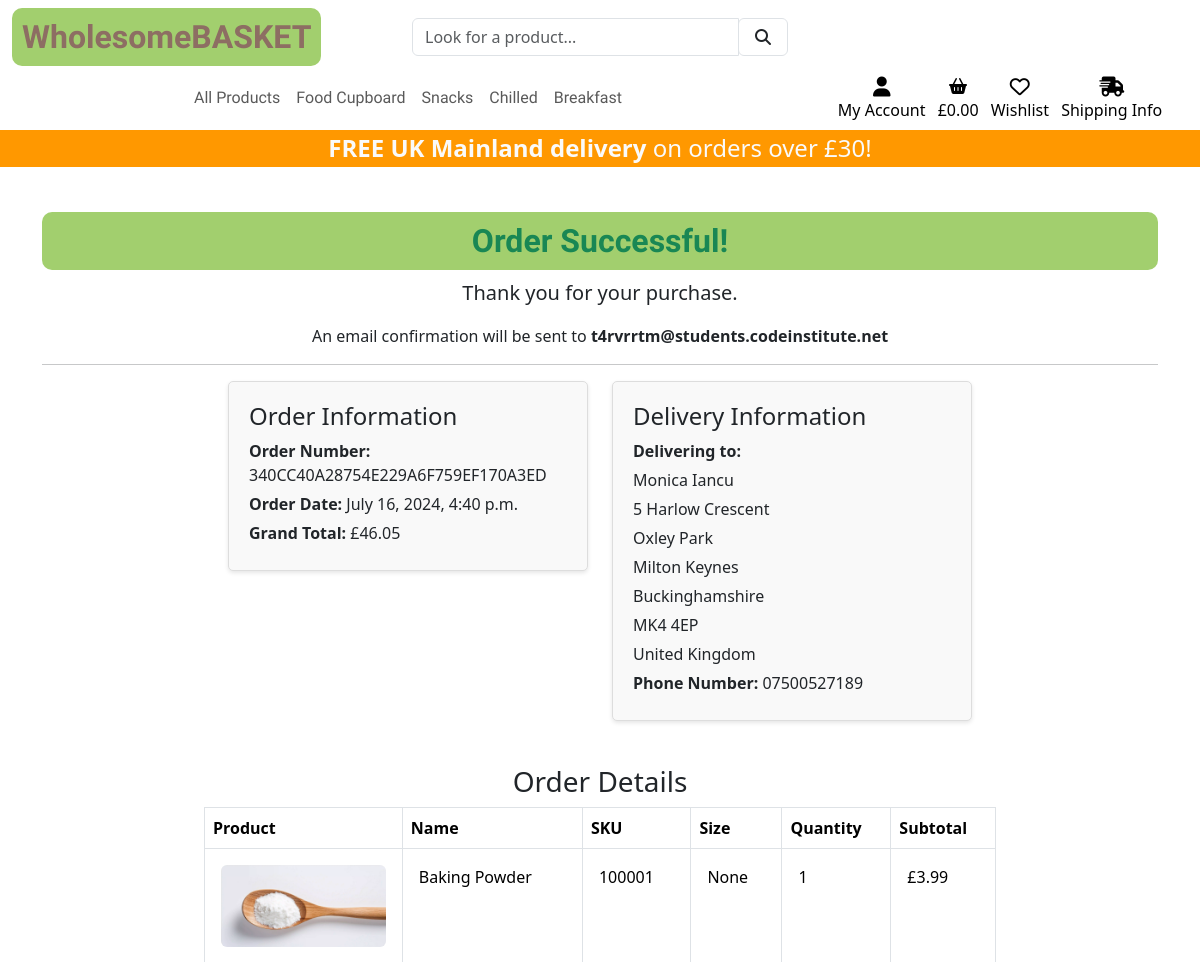
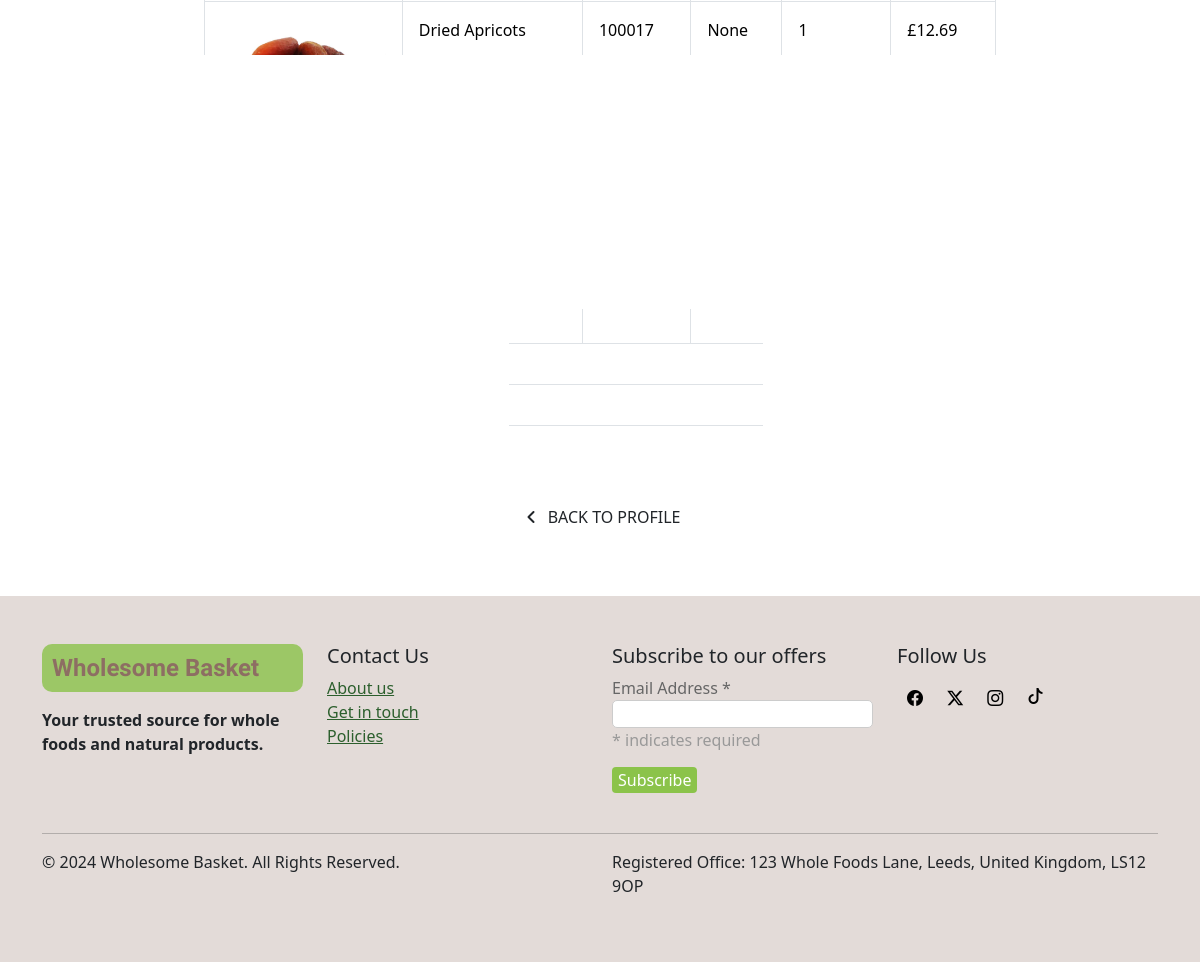
Screenshot of /profile/order_history/340CC40A28754E229A6F759EF170A3ED (signed in) with the database file from the repository (2 pictures, top to bottom).
### checkout/models.py (models this page shows, shortened)
class Order(models.Model):
    order_number = models.CharField(max_length=32, null=False, editable=False)
    user_profile = models.ForeignKey(UserProfile, on_delete=models.SET_NULL,
                                     null=True, blank=True, related_name='orders')
    full_name = models.CharField(max_length=50, null=False, blank=False)
    email = models.EmailField(max_length=254, null=False, blank=False)
    phone_number = models.CharField(max_length=20, null=False, blank=False)
    country = CountryField(blank_label='Country *', null=False, blank=False)
    postcode = models.CharField(max_length=20, null=True, blank=True)
    town_or_city = models.CharField(max_length=40, null=False, blank=False)
    street_address1 = models.CharField(max_length=80, null=False, blank=False)
    street_address2 = models.CharField(max_length=80, null=True, blank=True)
    county = models.CharField(max_length=80, null=True, blank=True)
    date = models.DateTimeField(auto_now_add=True)
    shipping_cost = models.DecimalField(max_digits=6, decimal_places=2, null=False, default=0)
    order_total = models.DecimalField(max_digits=10, decimal_places=2, null=False, default=0)
    grand_total = models.DecimalField(max_digits=10, decimal_places=2, null=False, default=0)
    original_basket = models.TextField(null=False, blank=False, default='')
    stripe_pid = models.CharField(max_length=254, null=False, blank=False, default='')

class OrderLineItem(models.Model):
    order = models.ForeignKey(Order, null=False, blank=False, on_delete=models.CASCADE, related_name='lineitems')
    product = models.ForeignKey(Product, null=False, blank=False, on_delete=models.CASCADE)
    quantity = models.IntegerField(null=False, blank=False, default=0)
    lineitem_total = models.DecimalField(max_digits=6, decimal_places=2, null=False, blank=False, editable=False)

### products/models.py (models this page shows, shortened)
class Product(models.Model):
    category = models.ManyToManyField('Category', related_name='products')
    sku = models.CharField(max_length=254, null=True, blank=True)
    name = models.CharField(max_length=254)
    description = models.TextField()
    price = models.DecimalField(max_digits=6, decimal_places=2, default=0.00)
    ingredients = models.TextField()
    rating = models.DecimalField(max_digits=6, decimal_places=2, null=True, blank=True)
    image = models.ImageField(null=True, blank=True)
    size = models.CharField(max_length=254, null=True, blank=True)

### profiles/views.py (the view)
# urls.py: path('order_history/<order_number>', views.order_history, name='order_history'),
@login_required
def order_history(request, order_number):
    order = get_object_or_404(Order, order_number=order_number)
    lineitems = order.lineitems.all()
    messages.info(request, (
        f'This is a past confirmation for order number {order_number}. '
        'A confirmation email was sent on the order date.'
    ))
    template = 'checkout/checkout_success.html'
    context = {
        'order': order,
        'lineitems': lineitems,
        'from_profile': True,
    }
    return render(request, template, context)

### basket/contexts.py (called while the page is built, shortened)
def basket_contents(request):
    basket_items = []
    total = 0
    product_count = 0
    basket = request.session.get('basket', {})
    if total < settings.FREE_SHIPPING_THRESHOLD:
        shipping = total * Decimal(settings.STANDARD_SHIPPING_PERCENTAGE / 100)
        free_shipping_delta = settings.FREE_SHIPPING_THRESHOLD - total
    else:
        shipping = 0
        free_shipping_delta = 0
    grand_total = shipping + total
    context = {
        'basket_items': basket_items,
        'total': total,
        'product_count': product_count,
        'shipping': shipping,
        'free_shipping_delta': free_shipping_delta,
        'free_shipping_threshold': settings.FREE_SHIPPING_THRESHOLD,
        'grand_total': grand_total,
    }
    return context

### checkout/templates/checkout/checkout_success.html (shortened to what this page needs)
{% extends 'base.html' %}
{% load static %}
{% block extra_css %}
    <link rel="stylesheet" href="{% static 'checkout/css/checkout.css' %}">
{% endblock %}
{% block page_header %}
<div class="container header-container">
</div>
{% endblock %}
{% block content %}
<div class="container">
    <div class="row mt-5">
        <div class="col text-center">
            <h2 class="logo-font text-success">Order Successful!</h2>
            <p class="lead">Thank you for your purchase.</p>
            <p>An email confirmation will be sent to <strong>{{ order.email }}</strong></p>
            <hr>
        </div>
    </div>
        <div class="col-12 col-lg-8 offset-lg-2">
            <div class="row">
                <div class="col-lg-6 mb-4">
                    <div class="section">
                    <h4>Order Information</h4>
                    <p><strong>Order Number:</strong> {{ order.order_number }}</p>
                    <p><strong>Order Date:</strong> {{ order.date }}</p>
                    <p><strong>Grand Total:</strong> £{{ order.grand_total|floatformat:2 }}</p>
                </div>
            </div>
                <div class="col-lg-6 mb-4">
                    <div class="section">
                    <h4>Delivery Information</h4>
                    <p><strong>Delivering to:</strong></p>
                    <p>{{ order.full_name }}</p>
                    <p>{{ order.street_address1 }}</p>
                    {% if order.street_address2 %}
                        <p>{{ order.street_address2 }}</p>
                    {% endif %}
                    <p>{{ order.town_or_city }}</p>
                    {% if order.county %}
                        <p>{{ order.county }}</p>
                    {% endif %}
                    <p>{{ order.postcode }}</p>
                    <p>{{ order.country }}</p>
                    <p><strong>Phone Number:</strong> {{ order.phone_number }}</p>
                </div>
            </div>
            </div>
        </div>
    </div>
    <div class="row mb-5">
        <div class="col-12 col-lg-8 offset-lg-2">
            <h3 class="text-center">Order Details</h3>
            <table class="table table-bordered table-hover compact-table">
                <thead class="thead-light">
                    <tr>
                        <th>Product</th>
                        <th>Name</th>
                        <th>SKU</th>
                        <th>Size</th>
                        <th>Quantity</th>
                        <th>Subtotal</th>
                    </tr>
                </thead>
                <tbody>
                    {% for item in order.lineitems.all %}
                    <tr>
                        <td class="p-3 w-25">
                            <img src="{{ item.product.image.url }}" alt="{{ item.product.name }}" class="img-fluid rounded">
                        </td>
                        <td class="p-3">{{ item.product.name }}</td>
                        <td class="p-3">{{ item.product.sku|upper }}</td>
                        <td class="p-3">{{ item.product.size }}</td>
                        <td class="p-3">{{ item.quantity }}</td>
                        <td class="p-3">£{{ item.lineitem_total|floatformat:2 }}</td>
                    </tr>
                    {% endfor %}
                </tbody>
                <tfoot>
                    <tr>
                        <td colspan="5" class="text-right"><strong>Delivery Charge:</strong></td>
                        <td>£{{ order.shipping_cost|floatformat:2 }}</td>
                    </tr>
                    <tr>
                        <td colspan="5" class="text-right"><strong>Total:</strong></td>
                        <td>£{{ order.grand_total|floatformat:2 }}</td>
                    </tr>
                </tfoot>
            </table>
        </div>
    </div>
    <div class="row mb-5">
        {% if from_profile %}
        <div class="col text-center pb-1">
            <a href="{% url 'profile' %}" class="btn btn-black rounded-0 my-2">
                <span class="icon mr-2">
                    <i class="fas fa-angle-left"></i>
                </span>
                <span class="text-uppercase">Back to Profile</span>
            </a>
        </div>
        {% endif %}
    </div>
{% endblock %}

### static/css/base.css (style rules this page uses)
html { height: 100%; }
body { background: url('/media/backgroud-food-spices.webp') no-repeat center center fixed; background-size: cover; height: calc(100vh - 164px); color: #FAFAFA; font-family: "Raleway", sans-serif; }
.icon { align-items: center; display: inline-flex; justify-content: center; height: 1.5rem; width: 1.5rem; }
.logo-font { font-family: "Playwrite IT Moderna", cursive; color: #8D6E63ff; background-color: rgba(139, 195, 74, 0.8); padding: 10px; border-radius: 10px; font-weight: 800; }
@media (min-width: 992px) { .header-container { padding-top: 164px; } }

### checkout/static/checkout/css/checkout.css (style rules this page uses)
.section { background-color: #f9f9f9; border: 1px solid #ddd; box-shadow: 0 2px 4px rgba(0, 0, 0, 0.1); padding: 20px; margin-bottom: 20px; border-radius: 5px; text-overflow: ellipsis; }
.section h4 { margin-top: 0; }
.section p { margin-bottom: 5px; }

### rows the page displays
Order: email "t4rvrrtm@students.codeinstitute.net", order_number "340CC40A28754E229A6F759EF170A3ED", date "July 16, 2024, 4:40 p.m.", grand_total "46.05", full_name "Monica Iancu", street_address1 "5 Harlow Crescent", street_address2 "Oxley Park", town_or_city "Milton Keynes", county "Buckinghamshire", postcode "MK4 4EP", country "United Kingdom", phone_number "07500527189"
OrderLineItem: product.image (picture), product.name "Baking Powder", product.sku "100001", product.size "None", quantity "1", lineitem_total "3.99"
OrderLineItem: product.image (picture), product.name "Dried Apricots", product.sku "100017", product.size "None", quantity "1", lineitem_total "12.69"
OrderLineItem: product.image (picture)

### other values shown
{{ free_shipping_threshold }} "30"
